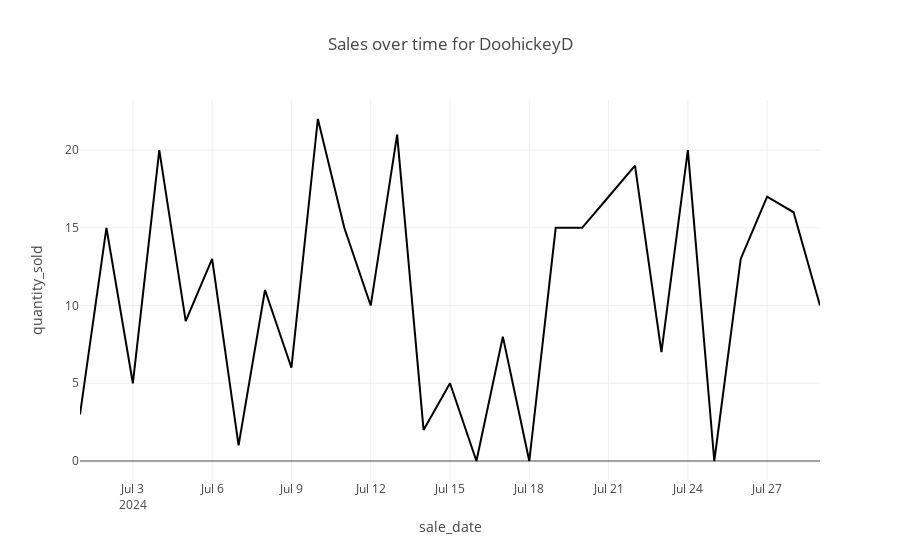
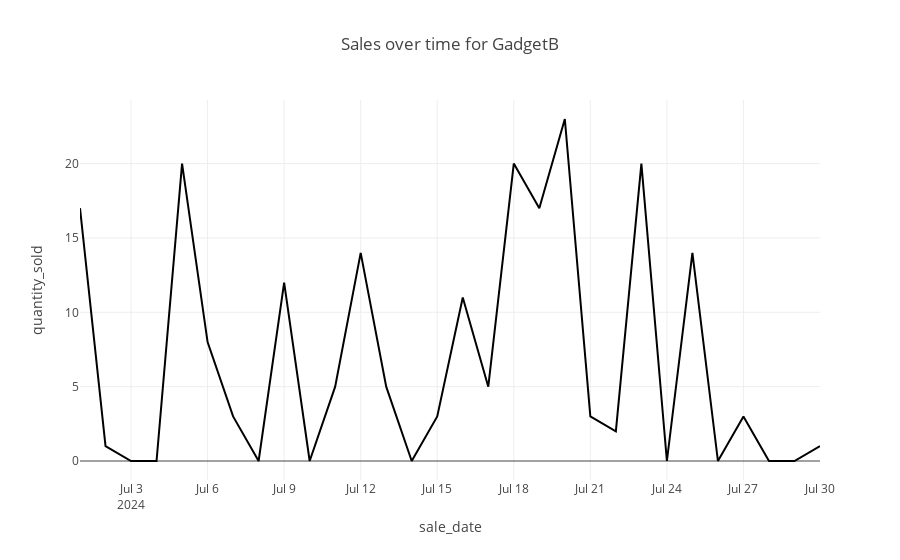
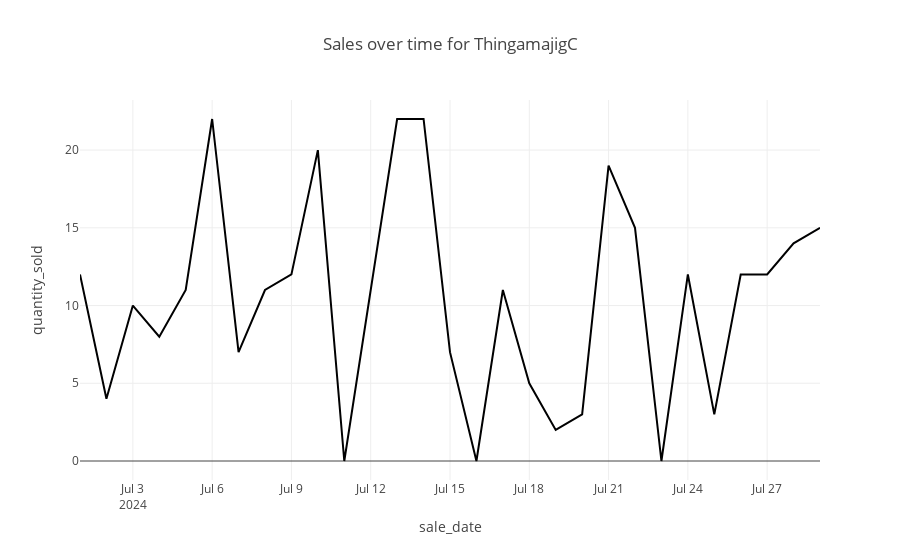
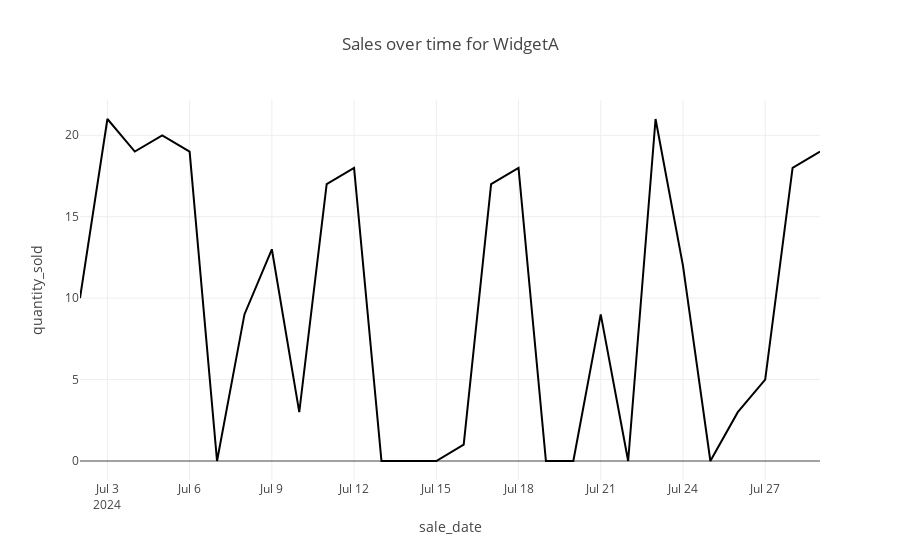

The cell these charts' notebook holds for them, in order:
### Code cell
# 6. Plot for each product
for product in df_clean['product_name'].unique():
    df_plot = df_clean[df_clean['product_name'] == product]
    
    # Matplotlib plot
    plt.figure(figsize=(10,5))
    plt.plot(df_plot['sale_date'], df_plot['quantity_sold'], marker='o')
    plt.title(f"Sales over time for {product}")
    plt.xlabel("Date")
    plt.ylabel("Quantity Sold")
    plt.grid(True)
    plt.show()

    # Plotly interactive plot
    fig = px.line(df_plot, x='sale_date', y='quantity_sold', title=f"Sales over time for {product}")
    fig.show()
